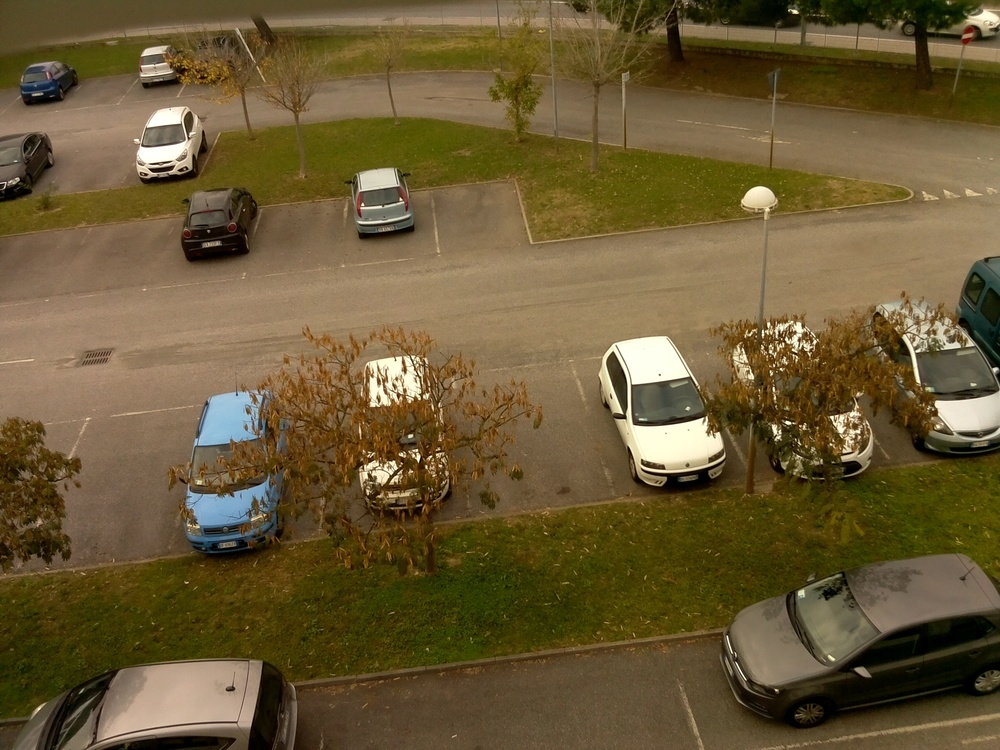
#> input picture extra/1.jpg, 1000 x 750 px; its folder holds 2 pictures in this run
$ python make_splits.py --path ../extra
#> lines starting #> are read from the running program, lines starting #| are printed output that depends on the picture
import os
import imageio
import numpy as np
import argparse


def make_splits(path):
    """
    Split the image into an overlapping 3x3 grid according to the following strategy. For the width,
    3 splits are done from 0 to 0.5, 0.25 to 0.75, 0.75 to 1.0 percent and same is done for height.
    Currently, only code with predefined splits has been tested.

    For saving the images the following notation is used {count}_{height}_{width}_split_{image_name}.jpg.
    Here,
    1.  count :- the number of image being split (starts from 1)
    2.  height, width :- In order to save computation at the time of combining these splits the height and
        width which were used to split these images are also stored in the filename. So when combinging thse
        splits we can simply add width and height to the bounding box values and we would get the box
        coordinates for the original unsplit image
    3.  image_name :- The original name of the image

    Arguments:
        path :- The name of working folder
    """
#> called with path = '../extra'
    temp = os.listdir(path)
    img_names = []
    for img in temp:
        img_names.append(path + '/' + img)

    temp = img_names[0]
    index = len(temp) - temp[::-1].find('/')
    save_path = temp[:index]

    splits_w = [[.0, .5], [.25, .75], [.5, 1.]]
    splits_h = [[.0, .5], [.25, .75], [.5, 1.]]

    for num, image in enumerate(img_names):
        im = imageio.imread(image)
#> im is the input picture: shape (750, 1000, 3); mean R, G, B 106.2, 89.4, 53
        h, w = im.shape[:2]
#> h = 750; w = 1000

        name = image.split('/')[-1]
        for s_h in splits_h:
            for s_w in splits_w:
                img = im[int(h*s_h[0]):int(h*s_h[1]), int(w*s_w[0]):int(w*s_w[1]), :]
                new_w = int(s_w[0]*w)
                new_h = int(s_h[0]*h)

                save_name = os.path.join(save_path, f'{num}_{new_h}_{new_w}_split_{name}')
                imageio.imwrite(save_name, img)
#> this loop made 3 passes
#> pass 1, in make_splits, `imageio.imwrite(save_name, img)`:
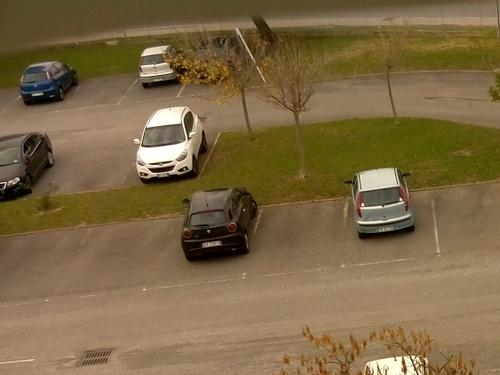
#> saved as 0_0_0_split_1.jpg: shape (375, 500, 3); mean R, G, B 124.2, 103.7, 68.6
#> pass 1, in make_splits, `imageio.imwrite(save_name, img)`:
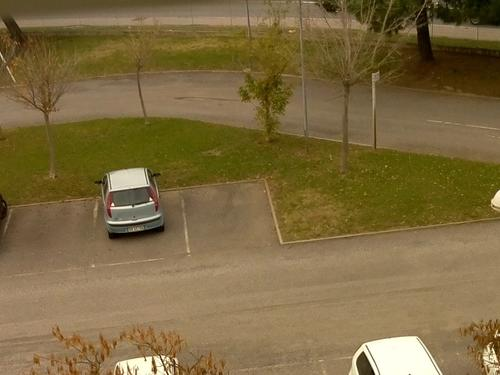
#> saved as 0_0_250_split_1.jpg: shape (375, 500, 3); mean R, G, B 124.6, 105.1, 63.4
#> pass 1, in make_splits, `imageio.imwrite(save_name, img)`:
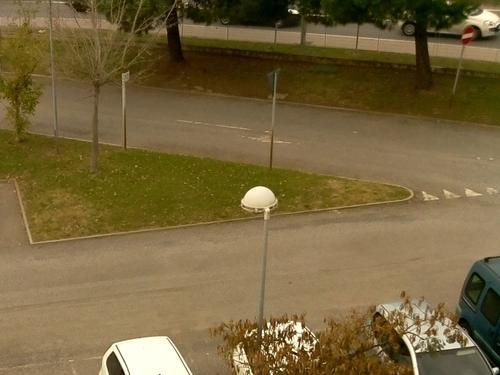
#> saved as 0_0_500_split_1.jpg: shape (375, 500, 3); mean R, G, B 118.3, 100.1, 60.4
#> pass 2, in make_splits, `imageio.imwrite(save_name, img)`:
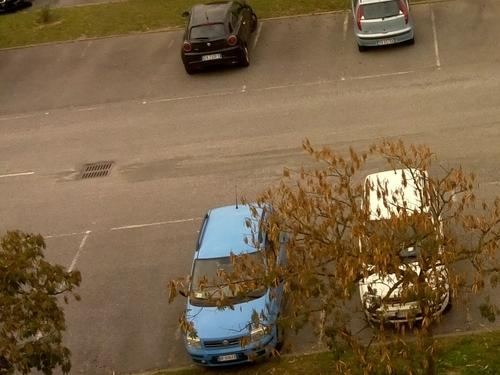
#> saved as 0_187_0_split_1.jpg: shape (375, 500, 3); mean R, G, B 122.3, 99.7, 69.8
#> pass 2 of the loop in make_splits, `for num, image in enumerate(img_names):`:
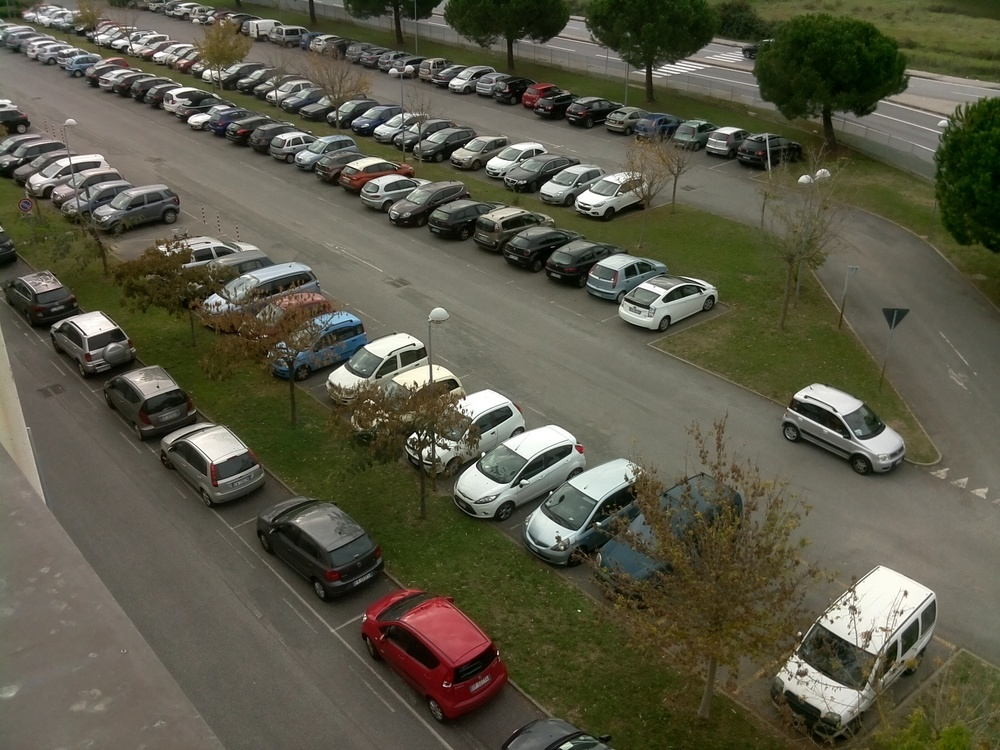
#> input picture extra/fe_drawback.jpg, 1000 x 750 px
#> in make_splits, im is the input picture: shape (750, 1000, 3); mean R, G, B 89.9, 88.1, 70.6
#> the loop in make_splits, `for s_h in splits_h:` made 3 passes
#> pass 1, in make_splits, `imageio.imwrite(save_name, img)`:
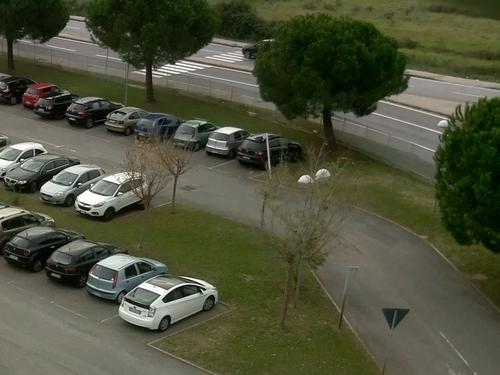
#> saved as 1_0_500_split_fe_drawback.jpg: shape (375, 500, 3); mean R, G, B 78, 81.2, 59.4
#> pass 2, in make_splits, `imageio.imwrite(save_name, img)`:
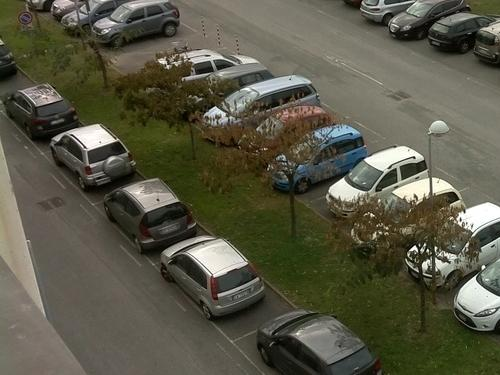
#> saved as 1_187_0_split_fe_drawback.jpg: shape (375, 500, 3); mean R, G, B 89.1, 87.8, 70.3


if __name__ == '__main__':
    parser = argparse.ArgumentParser(description='Split images into a grid of 3x3')
    parser.add_argument('--path', type=str, help='The name of working cirectory')
    args = parser.parse_args()

    make_splits(args.path)
